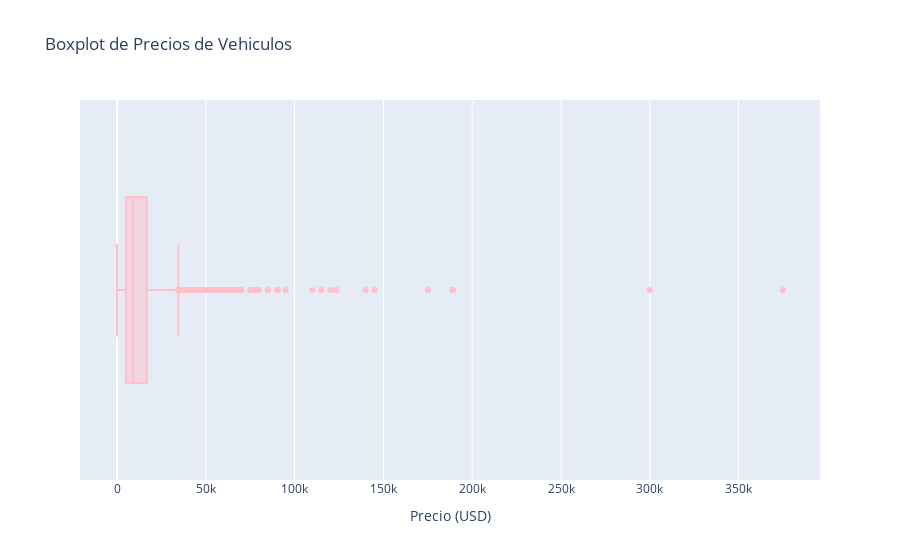

The notebook cell this image was saved under:
### Code cell
# Crea boxplot de la distibución de precios.
fig2 = px.box(vehicles, x='price', 
              title='Boxplot de Precios de Vehículos', 
              labels={'price' : 'Precio (USD)'},
              color_discrete_sequence=['pink']
              )
fig2.show()

### Figure 1 — Plotly figure (JSON) as saved in the notebook; plotly's stock layout.template omitted (floating-point values rounded to 4 significant figures; data arrays with more than 128 entries replaced by an {"elided": "..."} marker saying what was removed)
{"data": [{"alignmentgroup": "True", "hovertemplate": "Precio (USD)=%{x}<extra></extra>", "legendgroup": "", "marker": {"color": "pink"}, "name": "", "notched": false, "offsetgroup": "", "orientation": "h", "showlegend": false, "type": "box", "x": {"elided": "51525 int values"}, "x0": " ", "xaxis": "x", "y0": " ", "yaxis": "y"}], "layout": {"boxmode": "group", "legend": {"tracegroupgap": 0}, "title": {"text": "Boxplot de Precios de Vehiculos"}, "xaxis": {"anchor": "y", "domain": [0, 1], "title": {"text": "Precio (USD)"}}, "yaxis": {"anchor": "x", "domain": [0, 1]}}}
